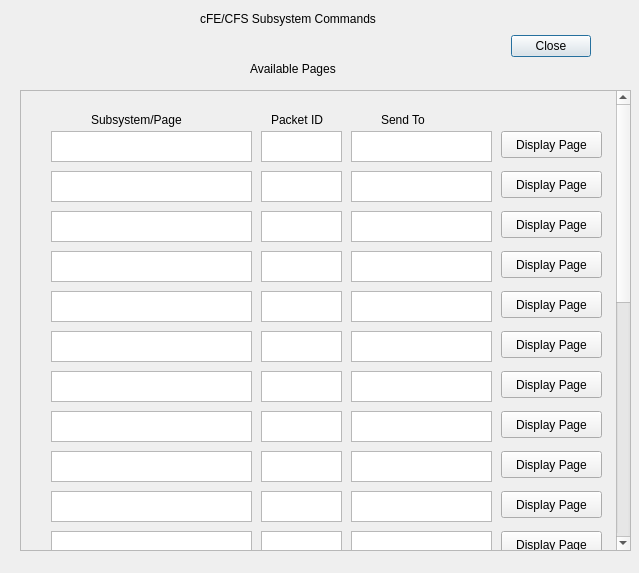
<?xml version="1.0" encoding="UTF-8"?>
<ui version="4.0">
 <class>CommandSystemDialog</class>
 <widget class="QDialog" name="CommandSystemDialog">
  <property name="geometry">
   <rect>
    <x>0</x>
    <y>0</y>
    <width>639</width>
    <height>573</height>
   </rect>
  </property>
  <property name="windowTitle">
   <string>Dialog</string>
  </property>
  <widget class="QDialogButtonBox" name="buttonBox">
   <property name="geometry">
    <rect>
     <x>500</x>
     <y>30</y>
     <width>91</width>
     <height>32</height>
    </rect>
   </property>
   <property name="orientation">
    <enum>Qt::Horizontal</enum>
   </property>
   <property name="standardButtons">
    <set>QDialogButtonBox::Close</set>
   </property>
  </widget>
  <widget class="QLabel" name="label">
   <property name="geometry">
    <rect>
     <x>200</x>
     <y>10</y>
     <width>211</width>
     <height>17</height>
    </rect>
   </property>
   <property name="text">
    <string>cFE/CFS Subsystem Commands</string>
   </property>
  </widget>
  <widget class="QScrollArea" name="scrollArea">
   <property name="geometry">
    <rect>
     <x>20</x>
     <y>90</y>
     <width>611</width>
     <height>461</height>
    </rect>
   </property>
   <property name="minimumSize">
    <size>
     <width>0</width>
     <height>0</height>
    </size>
   </property>
   <property name="baseSize">
    <size>
     <width>0</width>
     <height>800</height>
    </size>
   </property>
   <property name="verticalScrollBarPolicy">
    <enum>Qt::ScrollBarAlwaysOn</enum>
   </property>
   <property name="widgetResizable">
    <bool>true</bool>
   </property>
   <widget class="QWidget" name="scrollAreaWidgetContents">
    <property name="geometry">
     <rect>
      <x>0</x>
      <y>0</y>
      <width>591</width>
      <height>1000</height>
     </rect>
    </property>
    <property name="minimumSize">
     <size>
      <width>0</width>
      <height>1000</height>
     </size>
    </property>
    <widget class="QPushButton" name="pushButton_0">
     <property name="geometry">
      <rect>
       <x>480</x>
       <y>40</y>
       <width>101</width>
       <height>27</height>
      </rect>
     </property>
     <property name="text">
      <string>Display Page</string>
     </property>
    </widget>
    <widget class="QLabel" name="label_3">
     <property name="geometry">
      <rect>
       <x>70</x>
       <y>20</y>
       <width>111</width>
       <height>17</height>
      </rect>
     </property>
     <property name="text">
      <string>Subsystem/Page</string>
     </property>
    </widget>
    <widget class="QLabel" name="label_4">
     <property name="geometry">
      <rect>
       <x>250</x>
       <y>20</y>
       <width>71</width>
       <height>17</height>
      </rect>
     </property>
     <property name="text">
      <string>Packet ID</string>
     </property>
    </widget>
    <widget class="QLabel" name="label_5">
     <property name="geometry">
      <rect>
       <x>360</x>
       <y>20</y>
       <width>61</width>
       <height>17</height>
      </rect>
     </property>
     <property name="text">
      <string>Send To</string>
     </property>
    </widget>
    <widget class="QTextBrowser" name="SubsysBrowser_0">
     <property name="geometry">
      <rect>
       <x>30</x>
       <y>40</y>
       <width>201</width>
       <height>31</height>
      </rect>
     </property>
    </widget>
    <widget class="QTextBrowser" name="pktidBrowser_0">
     <property name="geometry">
      <rect>
       <x>240</x>
       <y>40</y>
       <width>81</width>
       <height>31</height>
      </rect>
     </property>
    </widget>
    <widget class="QTextBrowser" name="addressBrowser_0">
     <property name="geometry">
      <rect>
       <x>330</x>
       <y>40</y>
       <width>141</width>
       <height>31</height>
      </rect>
     </property>
    </widget>
    <widget class="QTextBrowser" name="SubsysBrowser_1">
     <property name="geometry">
      <rect>
       <x>30</x>
       <y>80</y>
       <width>201</width>
       <height>31</height>
      </rect>
     </property>
    </widget>
    <widget class="QTextBrowser" name="SubsysBrowser_2">
     <property name="geometry">
      <rect>
       <x>30</x>
       <y>120</y>
       <width>201</width>
       <height>31</height>
      </rect>
     </property>
    </widget>
    <widget class="QTextBrowser" name="SubsysBrowser_3">
     <property name="geometry">
      <rect>
       <x>30</x>
       <y>160</y>
       <width>201</width>
       <height>31</height>
      </rect>
     </property>
    </widget>
    <widget class="QTextBrowser" name="SubsysBrowser_4">
     <property name="geometry">
      <rect>
       <x>30</x>
       <y>200</y>
       <width>201</width>
       <height>31</height>
      </rect>
     </property>
    </widget>
    <widget class="QTextBrowser" name="SubsysBrowser_5">
     <property name="geometry">
      <rect>
       <x>30</x>
       <y>240</y>
       <width>201</width>
       <height>31</height>
      </rect>
     </property>
    </widget>
    <widget class="QTextBrowser" name="SubsysBrowser_6">
     <property name="geometry">
      <rect>
       <x>30</x>
       <y>280</y>
       <width>201</width>
       <height>31</height>
      </rect>
     </property>
    </widget>
    <widget class="QTextBrowser" name="SubsysBrowser_7">
     <property name="geometry">
      <rect>
       <x>30</x>
       <y>320</y>
       <width>201</width>
       <height>31</height>
      </rect>
     </property>
    </widget>
    <widget class="QTextBrowser" name="SubsysBrowser_8">
     <property name="geometry">
      <rect>
       <x>30</x>
       <y>360</y>
       <width>201</width>
       <height>31</height>
      </rect>
     </property>
    </widget>
    <widget class="QTextBrowser" name="SubsysBrowser_9">
     <property name="geometry">
      <rect>
       <x>30</x>
       <y>400</y>
       <width>201</width>
       <height>31</height>
      </rect>
     </property>
    </widget>
    <widget class="QTextBrowser" name="SubsysBrowser_10">
     <property name="geometry">
      <rect>
       <x>30</x>
       <y>440</y>
       <width>201</width>
       <height>31</height>
      </rect>
     </property>
    </widget>
    <widget class="QTextBrowser" name="SubsysBrowser_11">
     <property name="geometry">
      <rect>
       <x>30</x>
       <y>480</y>
       <width>201</width>
       <height>31</height>
      </rect>
     </property>
    </widget>
    <widget class="QTextBrowser" name="SubsysBrowser_12">
     <property name="geometry">
      <rect>
       <x>30</x>
       <y>520</y>
       <width>201</width>
       <height>31</height>
      </rect>
     </property>
    </widget>
    <widget class="QTextBrowser" name="SubsysBrowser_13">
     <property name="geometry">
      <rect>
       <x>30</x>
       <y>560</y>
       <width>201</width>
       <height>31</height>
      </rect>
     </property>
    </widget>
    <widget class="QTextBrowser" name="SubsysBrowser_14">
     <property name="geometry">
      <rect>
       <x>30</x>
       <y>600</y>
       <width>201</width>
       <height>31</height>
      </rect>
     </property>
    </widget>
    <widget class="QTextBrowser" name="SubsysBrowser_15">
     <property name="geometry">
      <rect>
       <x>30</x>
       <y>640</y>
       <width>201</width>
       <height>31</height>
      </rect>
     </property>
    </widget>
    <widget class="QTextBrowser" name="SubsysBrowser_16">
     <property name="geometry">
      <rect>
       <x>30</x>
       <y>680</y>
       <width>201</width>
       <height>31</height>
      </rect>
     </property>
    </widget>
    <widget class="QTextBrowser" name="SubsysBrowser_17">
     <property name="geometry">
      <rect>
       <x>30</x>
       <y>720</y>
       <width>201</width>
       <height>31</height>
      </rect>
     </property>
    </widget>
    <widget class="QTextBrowser" name="SubsysBrowser_18">
     <property name="geometry">
      <rect>
       <x>30</x>
       <y>760</y>
       <width>201</width>
       <height>31</height>
      </rect>
     </property>
    </widget>
    <widget class="QTextBrowser" name="SubsysBrowser_19">
     <property name="geometry">
      <rect>
       <x>30</x>
       <y>800</y>
       <width>201</width>
       <height>31</height>
      </rect>
     </property>
    </widget>
    <widget class="QTextBrowser" name="SubsysBrowser_20">
     <property name="geometry">
      <rect>
       <x>30</x>
       <y>840</y>
       <width>201</width>
       <height>31</height>
      </rect>
     </property>
    </widget>
    <widget class="QTextBrowser" name="pktidBrowser_1">
     <property name="geometry">
      <rect>
       <x>240</x>
       <y>80</y>
       <width>81</width>
       <height>31</height>
      </rect>
     </property>
    </widget>
    <widget class="QTextBrowser" name="pktidBrowser_2">
     <property name="geometry">
      <rect>
       <x>240</x>
       <y>120</y>
       <width>81</width>
       <height>31</height>
      </rect>
     </property>
    </widget>
    <widget class="QTextBrowser" name="pktidBrowser_3">
     <property name="geometry">
      <rect>
       <x>240</x>
       <y>160</y>
       <width>81</width>
       <height>31</height>
      </rect>
     </property>
    </widget>
    <widget class="QTextBrowser" name="pktidBrowser_4">
     <property name="geometry">
      <rect>
       <x>240</x>
       <y>200</y>
       <width>81</width>
       <height>31</height>
      </rect>
     </property>
    </widget>
    <widget class="QTextBrowser" name="pktidBrowser_5">
     <property name="geometry">
      <rect>
       <x>240</x>
       <y>240</y>
       <width>81</width>
       <height>31</height>
      </rect>
     </property>
    </widget>
    <widget class="QTextBrowser" name="pktidBrowser_6">
     <property name="geometry">
      <rect>
       <x>240</x>
       <y>280</y>
       <width>81</width>
       <height>31</height>
      </rect>
     </property>
    </widget>
    <widget class="QTextBrowser" name="pktidBrowser_7">
     <property name="geometry">
      <rect>
       <x>240</x>
       <y>320</y>
       <width>81</width>
       <height>31</height>
      </rect>
     </property>
    </widget>
    <widget class="QTextBrowser" name="pktidBrowser_8">
     <property name="geometry">
      <rect>
       <x>240</x>
       <y>360</y>
       <width>81</width>
       <height>31</height>
      </rect>
     </property>
    </widget>
    <widget class="QTextBrowser" name="pktidBrowser_9">
     <property name="geometry">
      <rect>
       <x>240</x>
       <y>400</y>
       <width>81</width>
       <height>31</height>
      </rect>
     </property>
    </widget>
    <widget class="QTextBrowser" name="pktidBrowser_10">
     <property name="geometry">
      <rect>
       <x>240</x>
       <y>440</y>
       <width>81</width>
       <height>31</height>
      </rect>
     </property>
    </widget>
    <widget class="QTextBrowser" name="pktidBrowser_11">
     <property name="geometry">
      <rect>
       <x>240</x>
       <y>480</y>
       <width>81</width>
       <height>31</height>
      </rect>
     </property>
    </widget>
    <widget class="QTextBrowser" name="pktidBrowser_12">
     <property name="geometry">
      <rect>
       <x>240</x>
       <y>520</y>
       <width>81</width>
       <height>31</height>
      </rect>
     </property>
    </widget>
    <widget class="QTextBrowser" name="pktidBrowser_13">
     <property name="geometry">
      <rect>
       <x>240</x>
       <y>560</y>
       <width>81</width>
       <height>31</height>
      </rect>
     </property>
    </widget>
    <widget class="QTextBrowser" name="pktidBrowser_14">
     <property name="geometry">
      <rect>
       <x>240</x>
       <y>600</y>
       <width>81</width>
       <height>31</height>
      </rect>
     </property>
    </widget>
    <widget class="QTextBrowser" name="pktidBrowser_15">
     <property name="geometry">
      <rect>
       <x>240</x>
       <y>640</y>
       <width>81</width>
       <height>31</height>
      </rect>
     </property>
    </widget>
    <widget class="QTextBrowser" name="pktidBrowser_16">
     <property name="geometry">
      <rect>
       <x>240</x>
       <y>680</y>
       <width>81</width>
       <height>31</height>
      </rect>
     </property>
    </widget>
    <widget class="QTextBrowser" name="pktidBrowser_17">
     <property name="geometry">
      <rect>
       <x>240</x>
       <y>720</y>
       <width>81</width>
       <height>31</height>
      </rect>
     </property>
    </widget>
    <widget class="QTextBrowser" name="pktidBrowser_18">
     <property name="geometry">
      <rect>
       <x>240</x>
       <y>760</y>
       <width>81</width>
       <height>31</height>
      </rect>
     </property>
    </widget>
    <widget class="QTextBrowser" name="pktidBrowser_19">
     <property name="geometry">
      <rect>
       <x>240</x>
       <y>800</y>
       <width>81</width>
       <height>31</height>
      </rect>
     </property>
    </widget>
    <widget class="QTextBrowser" name="pktidBrowser_20">
     <property name="geometry">
      <rect>
       <x>240</x>
       <y>840</y>
       <width>81</width>
       <height>31</height>
      </rect>
     </property>
    </widget>
    <widget class="QTextBrowser" name="addressBrowser_1">
     <property name="geometry">
      <rect>
       <x>330</x>
       <y>80</y>
       <width>141</width>
       <height>31</height>
      </rect>
     </property>
    </widget>
    <widget class="QTextBrowser" name="addressBrowser_2">
     <property name="geometry">
      <rect>
       <x>330</x>
       <y>120</y>
       <width>141</width>
       <height>31</height>
      </rect>
     </property>
    </widget>
    <widget class="QTextBrowser" name="addressBrowser_3">
     <property name="geometry">
      <rect>
       <x>330</x>
       <y>160</y>
       <width>141</width>
       <height>31</height>
      </rect>
     </property>
    </widget>
    <widget class="QTextBrowser" name="addressBrowser_4">
     <property name="geometry">
      <rect>
       <x>330</x>
       <y>200</y>
       <width>141</width>
       <height>31</height>
      </rect>
     </property>
    </widget>
    <widget class="QTextBrowser" name="addressBrowser_5">
     <property name="geometry">
      <rect>
       <x>330</x>
       <y>240</y>
       <width>141</width>
       <height>31</height>
      </rect>
     </property>
    </widget>
    <widget class="QTextBrowser" name="addressBrowser_6">
     <property name="geometry">
      <rect>
       <x>330</x>
       <y>280</y>
       <width>141</width>
       <height>31</height>
      </rect>
     </property>
    </widget>
    <widget class="QTextBrowser" name="addressBrowser_7">
     <property name="geometry">
      <rect>
       <x>330</x>
       <y>320</y>
       <width>141</width>
       <height>31</height>
      </rect>
     </property>
    </widget>
    <widget class="QTextBrowser" name="addressBrowser_8">
     <property name="geometry">
      <rect>
       <x>330</x>
       <y>360</y>
       <width>141</width>
       <height>31</height>
      </rect>
     </property>
    </widget>
    <widget class="QTextBrowser" name="addressBrowser_9">
     <property name="geometry">
      <rect>
       <x>330</x>
       <y>400</y>
       <width>141</width>
       <height>31</height>
      </rect>
     </property>
    </widget>
    <widget class="QTextBrowser" name="addressBrowser_10">
     <property name="geometry">
      <rect>
       <x>330</x>
       <y>440</y>
       <width>141</width>
       <height>31</height>
      </rect>
     </property>
    </widget>
    <widget class="QTextBrowser" name="addressBrowser_11">
     <property name="geometry">
      <rect>
       <x>330</x>
       <y>480</y>
       <width>141</width>
       <height>31</height>
      </rect>
     </property>
    </widget>
    <widget class="QTextBrowser" name="addressBrowser_12">
     <property name="geometry">
      <rect>
       <x>330</x>
       <y>520</y>
       <width>141</width>
       <height>31</height>
      </rect>
     </property>
    </widget>
    <widget class="QTextBrowser" name="addressBrowser_13">
     <property name="geometry">
      <rect>
       <x>330</x>
       <y>560</y>
       <width>141</width>
       <height>31</height>
      </rect>
     </property>
    </widget>
    <widget class="QTextBrowser" name="addressBrowser_14">
     <property name="geometry">
      <rect>
       <x>330</x>
       <y>600</y>
       <width>141</width>
       <height>31</height>
      </rect>
     </property>
    </widget>
    <widget class="QTextBrowser" name="addressBrowser_15">
     <property name="geometry">
      <rect>
       <x>330</x>
       <y>640</y>
       <width>141</width>
       <height>31</height>
      </rect>
     </property>
    </widget>
    <widget class="QTextBrowser" name="addressBrowser_16">
     <property name="geometry">
      <rect>
       <x>330</x>
       <y>680</y>
       <width>141</width>
       <height>31</height>
      </rect>
     </property>
    </widget>
    <widget class="QTextBrowser" name="addressBrowser_17">
     <property name="geometry">
      <rect>
       <x>330</x>
       <y>720</y>
       <width>141</width>
       <height>31</height>
      </rect>
     </property>
    </widget>
    <widget class="QTextBrowser" name="addressBrowser_18">
     <property name="geometry">
      <rect>
       <x>330</x>
       <y>760</y>
       <width>141</width>
       <height>31</height>
      </rect>
     </property>
    </widget>
    <widget class="QTextBrowser" name="addressBrowser_19">
     <property name="geometry">
      <rect>
       <x>330</x>
       <y>800</y>
       <width>141</width>
       <height>31</height>
      </rect>
     </property>
    </widget>
    <widget class="QTextBrowser" name="addressBrowser_20">
     <property name="geometry">
      <rect>
       <x>330</x>
       <y>840</y>
       <width>141</width>
       <height>31</height>
      </rect>
     </property>
    </widget>
    <widget class="QPushButton" name="pushButton_1">
     <property name="geometry">
      <rect>
       <x>480</x>
       <y>80</y>
       <width>101</width>
       <height>27</height>
      </rect>
     </property>
     <property name="text">
      <string>Display Page</string>
     </property>
    </widget>
    <widget class="QPushButton" name="pushButton_2">
     <property name="geometry">
      <rect>
       <x>480</x>
       <y>120</y>
       <width>101</width>
       <height>27</height>
      </rect>
     </property>
     <property name="text">
      <string>Display Page</string>
     </property>
    </widget>
    <widget class="QPushButton" name="pushButton_3">
     <property name="geometry">
      <rect>
       <x>480</x>
       <y>160</y>
       <width>101</width>
       <height>27</height>
      </rect>
     </property>
     <property name="text">
      <string>Display Page</string>
     </property>
    </widget>
    <widget class="QPushButton" name="pushButton_4">
     <property name="geometry">
      <rect>
       <x>480</x>
       <y>200</y>
       <width>101</width>
       <height>27</height>
      </rect>
     </property>
     <property name="text">
      <string>Display Page</string>
     </property>
    </widget>
    <widget class="QPushButton" name="pushButton_5">
     <property name="geometry">
      <rect>
       <x>480</x>
       <y>240</y>
       <width>101</width>
       <height>27</height>
      </rect>
     </property>
     <property name="text">
      <string>Display Page</string>
     </property>
    </widget>
    <widget class="QPushButton" name="pushButton_6">
     <property name="geometry">
      <rect>
       <x>480</x>
       <y>280</y>
       <width>101</width>
       <height>27</height>
      </rect>
     </property>
     <property name="text">
      <string>Display Page</string>
     </property>
    </widget>
    <widget class="QPushButton" name="pushButton_7">
     <property name="geometry">
      <rect>
       <x>480</x>
       <y>320</y>
       <width>101</width>
       <height>27</height>
      </rect>
     </property>
     <property name="text">
      <string>Display Page</string>
     </property>
    </widget>
    <widget class="QPushButton" name="pushButton_8">
     <property name="geometry">
      <rect>
       <x>480</x>
       <y>360</y>
       <width>101</width>
       <height>27</height>
      </rect>
     </property>
     <property name="text">
      <string>Display Page</string>
     </property>
    </widget>
    <widget class="QPushButton" name="pushButton_9">
     <property name="geometry">
      <rect>
       <x>480</x>
       <y>400</y>
       <width>101</width>
       <height>27</height>
      </rect>
     </property>
     <property name="text">
      <string>Display Page</string>
     </property>
    </widget>
    <widget class="QPushButton" name="pushButton_10">
     <property name="geometry">
      <rect>
       <x>480</x>
       <y>440</y>
       <width>101</width>
       <height>27</height>
      </rect>
     </property>
     <property name="text">
      <string>Display Page</string>
     </property>
    </widget>
    <widget class="QPushButton" name="pushButton_11">
     <property name="geometry">
      <rect>
       <x>480</x>
       <y>480</y>
       <width>101</width>
       <height>27</height>
      </rect>
     </property>
     <property name="text">
      <string>Display Page</string>
     </property>
    </widget>
    <widget class="QPushButton" name="pushButton_12">
     <property name="geometry">
      <rect>
       <x>480</x>
       <y>520</y>
       <width>101</width>
       <height>27</height>
      </rect>
     </property>
     <property name="text">
      <string>Display Page</string>
     </property>
    </widget>
    <widget class="QPushButton" name="pushButton_13">
     <property name="geometry">
      <rect>
       <x>480</x>
       <y>560</y>
       <width>101</width>
       <height>27</height>
      </rect>
     </property>
     <property name="text">
      <string>Display Page</string>
     </property>
    </widget>
    <widget class="QPushButton" name="pushButton_14">
     <property name="geometry">
      <rect>
       <x>480</x>
       <y>600</y>
       <width>101</width>
       <height>27</height>
      </rect>
     </property>
     <property name="text">
      <string>Display Page</string>
     </property>
    </widget>
    <widget class="QPushButton" name="pushButton_15">
     <property name="geometry">
      <rect>
       <x>480</x>
       <y>640</y>
       <width>101</width>
       <height>27</height>
      </rect>
     </property>
     <property name="text">
      <string>Display Page</string>
     </property>
    </widget>
    <widget class="QPushButton" name="pushButton_16">
     <property name="geometry">
      <rect>
       <x>480</x>
       <y>680</y>
       <width>101</width>
       <height>27</height>
      </rect>
     </property>
     <property name="text">
      <string>Display Page</string>
     </property>
    </widget>
    <widget class="QPushButton" name="pushButton_17">
     <property name="geometry">
      <rect>
       <x>480</x>
       <y>720</y>
       <width>101</width>
       <height>27</height>
      </rect>
     </property>
     <property name="text">
      <string>Display Page</string>
     </property>
    </widget>
    <widget class="QPushButton" name="pushButton_18">
     <property name="geometry">
      <rect>
       <x>480</x>
       <y>760</y>
       <width>101</width>
       <height>27</height>
      </rect>
     </property>
     <property name="text">
      <string>Display Page</string>
     </property>
    </widget>
    <widget class="QPushButton" name="pushButton_19">
     <property name="geometry">
      <rect>
       <x>480</x>
       <y>800</y>
       <width>101</width>
       <height>27</height>
      </rect>
     </property>
     <property name="text">
      <string>Display Page</string>
     </property>
    </widget>
    <widget class="QPushButton" name="pushButton_20">
     <property name="geometry">
      <rect>
       <x>480</x>
       <y>840</y>
       <width>101</width>
       <height>27</height>
      </rect>
     </property>
     <property name="text">
      <string>Display Page</string>
     </property>
    </widget>
    <widget class="QTextBrowser" name="SubsysBrowser_21">
     <property name="geometry">
      <rect>
       <x>30</x>
       <y>880</y>
       <width>201</width>
       <height>31</height>
      </rect>
     </property>
    </widget>
    <widget class="QTextBrowser" name="pktidBrowser_21">
     <property name="geometry">
      <rect>
       <x>240</x>
       <y>880</y>
       <width>81</width>
       <height>31</height>
      </rect>
     </property>
    </widget>
    <widget class="QTextBrowser" name="addressBrowser_21">
     <property name="geometry">
      <rect>
       <x>330</x>
       <y>880</y>
       <width>141</width>
       <height>31</height>
      </rect>
     </property>
    </widget>
    <widget class="QPushButton" name="pushButton_21">
     <property name="geometry">
      <rect>
       <x>480</x>
       <y>880</y>
       <width>101</width>
       <height>27</height>
      </rect>
     </property>
     <property name="text">
      <string>Display Page</string>
     </property>
    </widget>
   </widget>
  </widget>
  <widget class="QLabel" name="label_2">
   <property name="geometry">
    <rect>
     <x>250</x>
     <y>60</y>
     <width>111</width>
     <height>17</height>
    </rect>
   </property>
   <property name="text">
    <string>Available Pages</string>
   </property>
  </widget>
 </widget>
 <resources/>
 <connections>
  <connection>
   <sender>buttonBox</sender>
   <signal>accepted()</signal>
   <receiver>CommandSystemDialog</receiver>
   <slot>accept()</slot>
   <hints>
    <hint type="sourcelabel">
     <x>248</x>
     <y>254</y>
    </hint>
    <hint type="destinationlabel">
     <x>157</x>
     <y>274</y>
    </hint>
   </hints>
  </connection>
  <connection>
   <sender>buttonBox</sender>
   <signal>rejected()</signal>
   <receiver>CommandSystemDialog</receiver>
   <slot>reject()</slot>
   <hints>
    <hint type="sourcelabel">
     <x>316</x>
     <y>260</y>
    </hint>
    <hint type="destinationlabel">
     <x>286</x>
     <y>274</y>
    </hint>
   </hints>
  </connection>
 </connections>
</ui>
